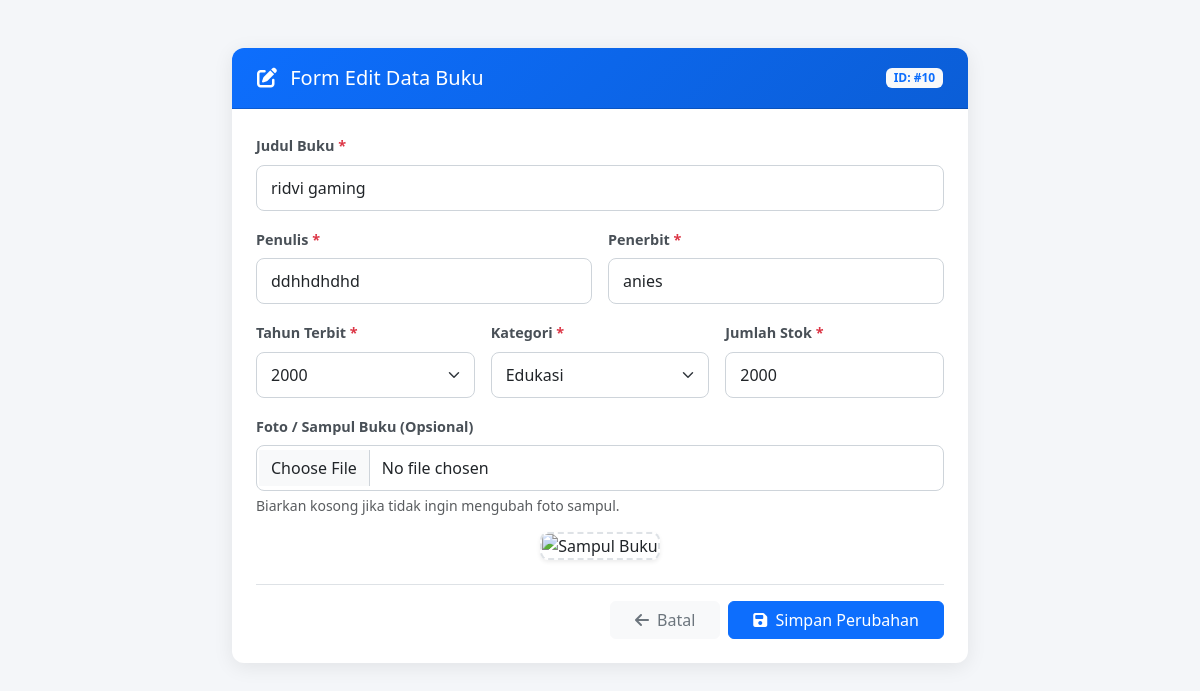
The app's page /view/view_admin/edit_buku.php?id=10 (signed in), older data.
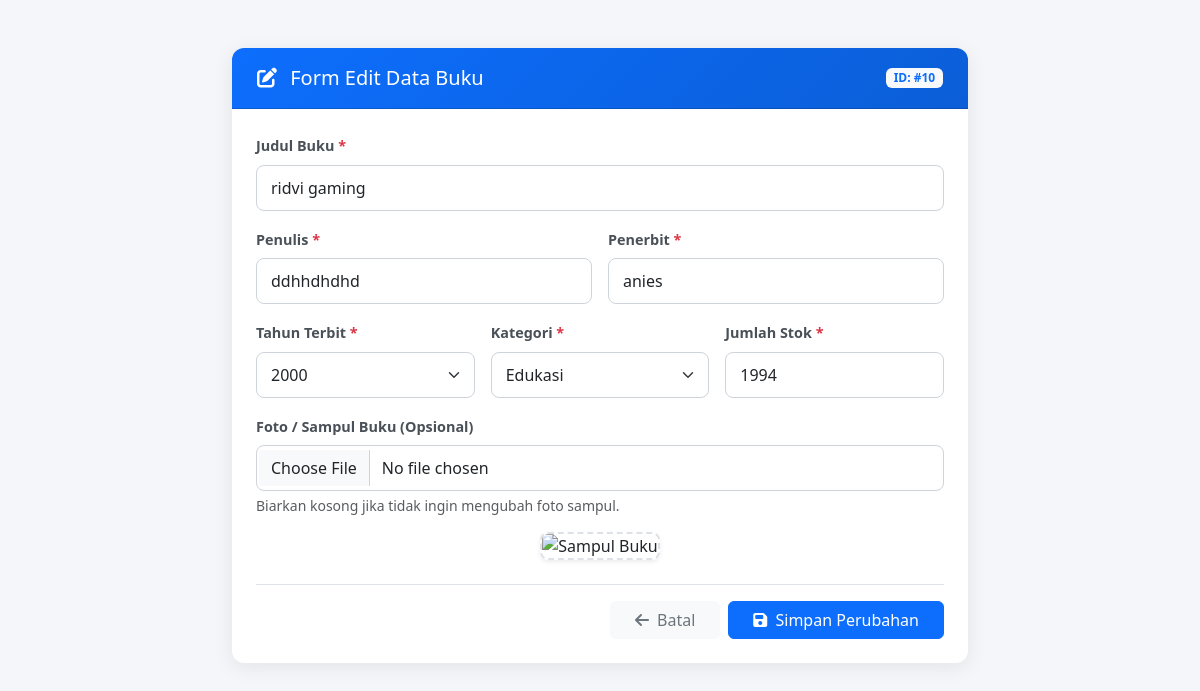
The same page, newer data.
### tables this page shows
CREATE TABLE `buku` (
  `id_buku` int(11) NOT NULL,
  `judul` varchar(150) NOT NULL,
  `penulis` varchar(100) NOT NULL,
  `penerbit` varchar(100) NOT NULL,
  `tahun_terbit` year(4) NOT NULL,
  `kategori` varchar(20) NOT NULL,
  `stok` int(5) NOT NULL,
  `foto` varchar(100) NOT NULL
);

### models/m_koneksi.php (called while the page is built, shortened)
<?php
class Koneksi {
    private $host = "localhost",
            $username = "root",
            $pass = "",
            $db = "perpustakaan";
    function __construct() {
        $this->koneksi = mysqli_connect(
            $this->host,
            $this->username,
            $this->pass,
            $this->db
        );
    }
}

### models/m_buku.php (called while the page is built, shortened)
<?php
include_once 'm_koneksi.php';
class m_buku {
    private $koneksi;
    public function __construct() {
        $db = new koneksi();
        $this->koneksi = $db->koneksi;
    }
    public function get_buku_by_id($id_buku) {
        $stmt = $this->koneksi->prepare("SELECT * FROM buku WHERE id_buku = ?");
        $stmt->bind_param("i", $id_buku);
        $stmt->execute();
        return $stmt->get_result()->fetch_assoc();
    }
}
?>

### view/view_admin/edit_buku.php (the view, shortened to what the changed rows need)
<?php
require_once '../../models/m_buku.php';
$id_buku = $_GET['id'] ?? 0;
$model_buku = new m_buku();
$data_buku = $model_buku->get_buku_by_id((int)$id_buku);
?>
<!DOCTYPE html>
<html lang="id">
<head>
    <link href="https://cdn.jsdelivr.net/npm/bootstrap@5.3.0/dist/css/bootstrap.min.css" rel="stylesheet">
    <link rel="stylesheet" href="https://cdnjs.cloudflare.com/ajax/libs/font-awesome/6.4.0/css/all.min.css">
</head>
<body>
<div class="container py-5">
    <div class="row justify-content-center">
        <div class="col-lg-8 col-md-10">
            <div class="card">
                <div class="card-header d-flex justify-content-between align-items-center">
                    <h5 class="mb-0 fs-5"><i class="fa-solid fa-pen-to-square me-2"></i> Form Edit Data Buku</h5>
                    <span class="badge bg-light text-primary">ID: #<?= htmlspecialchars($data_buku['id_buku']); ?></span>
                </div>
                <div class="card-body p-4">
                    <form action="../../controller/c_proses_buku.php" method="POST" enctype="multipart/form-data">
                        <div class="row g-3 mb-3">
                            <div class="col-md-12">
                                <label for="judul" class="form-label">Judul Buku <span class="text-danger">*</span></label>
                                <input type="text" class="form-control" id="judul" name="judul" value="<?= htmlspecialchars($data_buku['judul']); ?>" required maxlength="150">
                            </div>
                            <div class="col-md-6">
                                <label for="penulis" class="form-label">Penulis <span class="text-danger">*</span></label>
                                <input type="text" class="form-control" id="penulis" name="penulis" value="<?= htmlspecialchars($data_buku['penulis']); ?>" required maxlength="100">
                            </div>
                            <div class="col-md-6">
                                <label for="penerbit" class="form-label">Penerbit <span class="text-danger">*</span></label>
                                <input type="text" class="form-control" id="penerbit" name="penerbit" value="<?= htmlspecialchars($data_buku['penerbit']); ?>" required maxlength="100">
                            </div>
                        </div>
                        <div class="row g-3 mb-3">
                            <div class="col-md-4">
                                <label for="stok" class="form-label">Jumlah Stok <span class="text-danger">*</span></label>
                                <input type="number" class="form-control" id="stok" name="stok" min="0" value="<?= (int)$data_buku['stok']; ?>" required>
                            </div>
                        </div>
                    </form>
                </div>
            </div>
        </div>
    </div>
</div>
</body>
</html>

Row changes from the older to the newer data that the page shows:
changed buku "ridvi gaming": stok "2000" → "1994"
